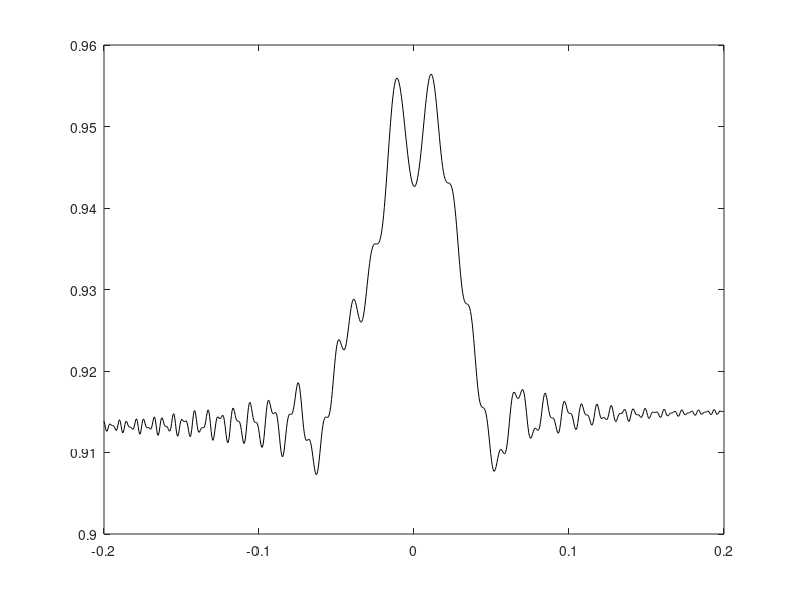

MATLAB code to generate this figure: (Note: this script raises an error after producing the figure.)
clear all

%load('205.5offsetinX65degree250mpssignal.mat');
%load('25.9offsetinX65degree250mpssignal.mat');
%load('105.5offsetinX65degree250mpssignal.mat');

%load('120offsetinX65degree250mpssignal.mat');
%load('301.9offsetinX65degree250mpssignal.mat');
%load('240offsetinX65degree250mpssignal.mat');

load('20.1offsetinX65degree100.1mpssignal02secondlower.mat');
%INPUT from the file: outputgain_N1, outputgain_N0

plot(x_time', abs(outputgain_N1),'-k');

Num_data_point = length(x_time);
directpowr = norm(output_N0)^2/length(output_N0);
%directpowrDB = 10 * log10(directpowr)
%{
figure
plot(x_time, y_FK, 'b',x_time,output_N0,'.k');
legend('Fresnel Kirchhoff');
xlabel('time (second)');
ylabel('received signal (linear)');

figure
y_FK_detrend = detrend(y_FK,'linear');
output_N0_detrend = detrend(output_N0,'linear');
plot(x_time, y_FK_detrend, 'b',x_time,output_N0_detrend,'.k');
legend('N1','N0');
title('signal only');
%}

%modulation scheme
c = [-3-3i -3-1i -3+1i -3+3i -1-3i -1-1i -1+1i -1+3i 1-3i 1-1i 1+1i 1+3i 3-3i 3-1i 3+1i 3+3i]; % /sqrt(9.75);  %standard 16QAM
%c = [-5 -5i 5 5i -3 -3-3i -3i 3-3i 3 3+3i 3i -3+3i -1 -1i 1 1i]; % 16-QAM constellation based on the V.29 standard for telephone-line modems.
%c = [-3-3i -3-1i -3+1i -3+3i -1-3i -1-1i -1+1i -1+3i 1-3i 1-1i 1+1i 1+3i 3-3i 3-1i 3+1i 3+3i]/sqrt(9.75);  %standard 16QAM
%c = [-1-i -1-1i -1+1i -1+1i -1-i -1-1i -1+1i -1+1i 1-1i 1-1i 1+1i 1+1i 1-1i 1-1i 1+1i 1+1i]/sqrt(2);

%c = [1 1i -1 -1i];
%M = length(c);
M = length(c);
temp = sqrt(c*c'/M);
c = c/temp;

output_FKMPSK = zeros(Num_data_point,1); %y_FK;
output_MPSKN0 = output_FKMPSK; %y_FK;
DNR_dB = 10; %8; %10; %3; %10; %10; %in dB
DNR = 10^(DNR_dB/10);

data_length = 200; %100; %1e3; %1000; %10000; %1000; %10000;

Vec_T = 0.1100:0.002:0.170; %570; %0.09:0.001:0.12; %0.021:0.0001:0.022; %0.005:0.001:0.017; %0.0035:0.0002:0.0075; %0.01:0.0003:0.02; %0.015; %0.02; %0.015; %0.004:0.0001:0.005; %0.004
Num_N1 = zeros(length(Vec_T),1);
Num_N0 = Num_N1;

Max_trials = 1e6; %1e5; %1e6; %1e5; %1e6;
Total_trials = Max_trials * ones(length(Vec_T),1);

Max_Num_errors = 100; %0; %100; %5; %10; %0;

for j2 = 1:1:length(Vec_T)
 T = Vec_T(j2)
 %Num_N1
 %Num_N0
 for j1 = 1:1:Max_trials
  for m = 1:1:Num_data_point
     data = randi([0 M-1],data_length,1);
     modData = genqammod(data,c);
     %RXgain = ;
      rxSig = sqrt(2*DNR/directpowr)*modData*outputgain_N1(m) +  randn(data_length,1) + 1j * randn(data_length,1); %awgn(modData*outputgain_N1(m),SNR); %,'measured','db');
    % rxSig = awgn(modData*RXgain,SNR,'measured','db');
     output_FKMPSK(m) = mean(abs(rxSig));
     
    % RXgainN0 =  ;
    rxSigN0 = sqrt(2*DNR/directpowr)*modData*outputgain_N0(m) +  randn(data_length,1) + 1j * randn(data_length,1);
    % rxSigN0 = awgn(modData*outputgain_N0(m),SNR); %,'measured','db');
     output_MPSKN0(m) = mean(abs(rxSigN0));
  end
  output_FKMPSK_detrend = detrend(output_FKMPSK,'linear');
  
  %temp = mean(output_FKMPSK);
  TN1 = std(output_FKMPSK_detrend); %/temp;
  if TN1 > T
      Num_N1(j2) = Num_N1(j2) + 1;
  end
  
  output_MPSKN0_detrend = detrend(output_MPSKN0,'linear');
  %temp = mean(output_MPSKN0);
  TN0 = std(output_MPSKN0_detrend); %/temp;
  if TN0 > T
      Num_N0(j2) = Num_N0(j2) + 1;
  end
  if Num_N0(j2) == Max_Num_errors
      Total_trials(j2) = j1
      Num_N0
      Num_N1
      save('ChirpRoCupdate10dB16QAMNA200','Num_N0','Num_N1','Total_trials','Vec_T');
      break;
  end
 end
 if j1 == Max_trials
     Num_N0
     Num_N1
     break;
 end
end

save('MPSKChirpRoCtest1update10dB16QAMNA200','Num_N0','Num_N1','Total_trials','Vec_T');

semilogx(Num_N0./Total_trials, Num_N1./Total_trials, 'k.-');
xlabel('Prob of false alarm');
ylabel('Probability of detection (P_{d})');
%{
figure
plot(x_time, output_FKMPSK, '-b', x_time, output_MPSKN0, '-k');
legend('N1','N0');
title('signal with modulation and noise');
%}

%{
figure
output_FKMPSK_detrend = detrend(output_FKMPSK,'linear');
output_MPSKN0_detrend = detrend(output_MPSKN0,'linear');
plot(x_time,output_FKMPSK_detrend,'-b',x_time, output_MPSKN0_detrend,'-k');
legend('N1','N0');
title('after LEO compensation');
%}


